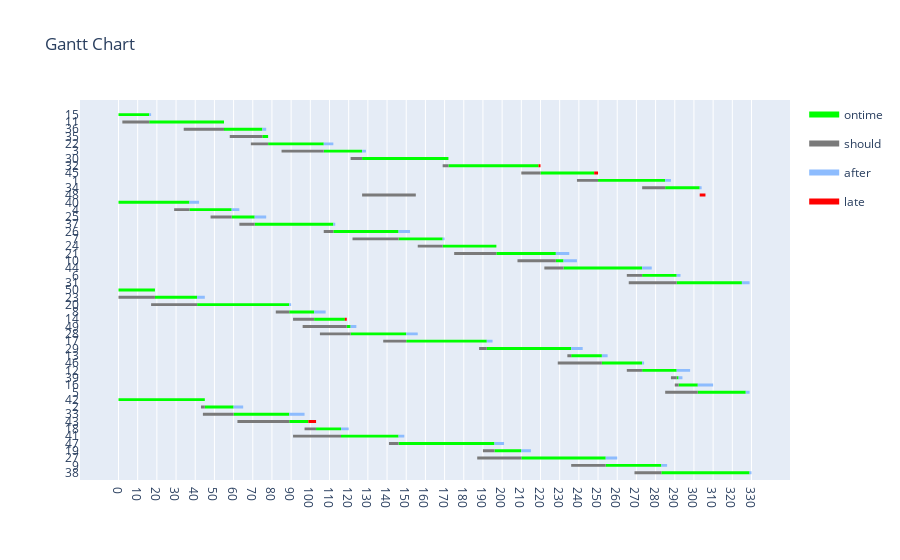

Here is the notebook cell this chart was saved with:
### Code cell
plot_result('./input/mb/n50.txt', './output/mb/z50.txt')

### Figure 1 — Plotly figure (JSON) as saved in the notebook; plotly's stock layout.template omitted (floating-point values rounded to 4 significant figures; data arrays with more than 128 entries replaced by an {"elided": "..."} marker saying what was removed)
{"data": [{"fill": "toself", "fillcolor": "rgb(0, 255, 0)", "hoverinfo": "name", "legendgroup": "rgb(0, 255, 0)", "mode": "none", "name": "ontime", "type": "scatter", "x": {"elided": "244 int values"}, "y": {"elided": "244 float values"}}, {"fill": "toself", "fillcolor": "rgb(122, 122, 122)", "hoverinfo": "name", "legendgroup": "rgb(122, 122, 122)", "mode": "none", "name": "should", "type": "scatter", "x": {"elided": "249 int values"}, "y": {"elided": "249 float values"}}, {"fill": "toself", "fillcolor": "rgb(141, 188, 254)", "hoverinfo": "name", "legendgroup": "rgb(141, 188, 254)", "mode": "none", "name": "after", "type": "scatter", "x": {"elided": "224 int values"}, "y": {"elided": "224 float values"}}, {"fill": "toself", "fillcolor": "rgb(255, 0, 0)", "hoverinfo": "name", "legendgroup": "rgb(255, 0, 0)", "mode": "none", "name": "late", "type": "scatter", "x": [219, 220, 220, 219, 219, 248, 250, 250, 248, 248, 303, 306, 306, 303, 303, 118, 119, 119, 118, 118, 99, 103, 103, 99], "y": [41.8, 41.8, 42.2, 42.2, null, 40.8, 40.8, 41.2, 41.2, null, 37.8, 37.8, 38.2, 38.2, null, 20.8, 20.8, 21.2, 21.2, null, 6.8, 6.8, 7.2, 7.2]}, {"legendgroup": "rgb(0, 255, 0)", "marker": {"color": "rgb(0, 255, 0)", "opacity": 0, "size": 1}, "mode": "markers", "name": "", "showlegend": false, "text": [null, null, null, null, null, null, null, null, null, null, null, null, null, null, null, null, null, null, null, null, null, null, null, null, null, null, null, null, null, null, null, null, null, null, null, null, null, null, null, null, null, null, null, null, null, null, null, null, null, null, null, null, null, null, null, null, null, null, null, null, null, null, null, null, null, null, null, null, null, null, null, null, null, null, null, null, null, null, null, null, null, null, null, null, null, null, null, null, null, null, null, null, null, null, null, null, null, null], "type": "scatter", "x": [0, 16, 16, 55, 55, 75, 75, 78, 78, 107, 107, 127, 127, 172, 172, 219, 220, 248, 250, 285, 285, 303, 0, 37, 37, 59, 59, 71, 71, 112, 112, 146, 146, 169, 169, 197, 197, 228, 228, 232, 232, 273, 273, 291, 291, 325, 0, 19, 19, 41, 41, 89, 89, 102, 102, 118, 119, 121, 121, 150, 150, 192, 192, 236, 236, 252, 252, 273, 273, 291, 291, 292, 292, 302, 302, 327, 0, 45, 45, 60, 60, 89, 89, 99, 103, 116, 116, 146, 146, 196, 196, 210, 210, 254, 254, 283, 283, 329], "y": [49, 49, 48, 48, 47, 47, 46, 46, 45, 45, 44, 44, 43, 43, 42, 42, 41, 41, 40, 40, 39, 39, 37, 37, 36, 36, 35, 35, 34, 34, 33, 33, 32, 32, 31, 31, 30, 30, 29, 29, 28, 28, 27, 27, 26, 26, 25, 25, 24, 24, 23, 23, 22, 22, 21, 21, 20, 20, 19, 19, 18, 18, 17, 17, 16, 16, 15, 15, 14, 14, 13, 13, 12, 12, 11, 11, 10, 10, 9, 9, 8, 8, 7, 7, 6, 6, 5, 5, 4, 4, 3, 3, 2, 2, 1, 1, 0, 0]}, {"legendgroup": "rgb(122, 122, 122)", "marker": {"color": "rgb(122, 122, 122)", "opacity": 0, "size": 1}, "mode": "markers", "name": "", "showlegend": false, "text": [null, null, null, null, null, null, null, null, null, null, null, null, null, null, null, null, null, null, null, null, null, null, null, null, null, null, null, null, null, null, null, null, null, null, null, null, null, null, null, null, null, null, null, null, null, null, null, null, null, null, null, null, null, null, null, null, null, null, null, null, null, null, null, null, null, null, null, null, null, null, null, null, null, null, null, null, null, null, null, null, null, null, null, null, null, null, null, null, null, null, null, null, null, null, null, null, null, null, null, null], "type": "scatter", "x": [0, 0, 2, 16, 34, 55, 58, 75, 69, 78, 85, 107, 121, 127, 169, 172, 210, 220, 239, 250, 273, 285, 127, 155, 0, 0, 29, 37, 48, 59, 63, 71, 107, 112, 122, 146, 156, 169, 175, 197, 208, 228, 222, 232, 265, 273, 266, 291, 0, 0, 0, 19, 17, 41, 82, 89, 91, 102, 96, 119, 105, 121, 138, 150, 188, 192, 234, 236, 229, 252, 265, 273, 288, 291, 290, 292, 285, 302, 0, 0, 43, 45, 44, 60, 62, 89, 97, 103, 91, 116, 141, 146, 190, 196, 187, 210, 236, 254, 269, 283], "y": [49, 49, 48, 48, 47, 47, 46, 46, 45, 45, 44, 44, 43, 43, 42, 42, 41, 41, 40, 40, 39, 39, 38, 38, 37, 37, 36, 36, 35, 35, 34, 34, 33, 33, 32, 32, 31, 31, 30, 30, 29, 29, 28, 28, 27, 27, 26, 26, 25, 25, 24, 24, 23, 23, 22, 22, 21, 21, 20, 20, 19, 19, 18, 18, 17, 17, 16, 16, 15, 15, 14, 14, 13, 13, 12, 12, 11, 11, 10, 10, 9, 9, 8, 8, 7, 7, 6, 6, 5, 5, 4, 4, 3, 3, 2, 2, 1, 1, 0, 0]}, {"legendgroup": "rgb(141, 188, 254)", "marker": {"color": "rgb(141, 188, 254)", "opacity": 0, "size": 1}, "mode": "markers", "name": "", "showlegend": false, "text": [null, null, null, null, null, null, null, null, null, null, null, null, null, null, null, null, null, null, null, null, null, null, null, null, null, null, null, null, null, null, null, null, null, null, null, null, null, null, null, null, null, null, null, null, null, null, null, null, null, null, null, null, null, null, null, null, null, null, null, null, null, null, null, null, null, null, null, null, null, null, null, null, null, null, null, null, null, null, null, null, null, null, null, null, null, null, null, null, null, null], "type": "scatter", "x": [16, 17, 55, 55, 75, 77, 78, 78, 107, 112, 127, 129, 172, 172, 285, 288, 303, 304, 37, 42, 59, 63, 71, 77, 112, 113, 146, 152, 169, 170, 197, 197, 228, 235, 232, 239, 273, 278, 291, 293, 325, 329, 19, 19, 41, 45, 89, 90, 102, 108, 121, 124, 150, 156, 192, 195, 236, 242, 252, 255, 273, 274, 291, 298, 292, 294, 302, 310, 327, 329, 45, 45, 60, 65, 89, 97, 116, 120, 146, 149, 196, 201, 210, 215, 254, 260, 283, 286, 329, 330], "y": [49, 49, 48, 48, 47, 47, 46, 46, 45, 45, 44, 44, 43, 43, 40, 40, 39, 39, 37, 37, 36, 36, 35, 35, 34, 34, 33, 33, 32, 32, 31, 31, 30, 30, 29, 29, 28, 28, 27, 27, 26, 26, 25, 25, 24, 24, 23, 23, 22, 22, 20, 20, 19, 19, 18, 18, 17, 17, 16, 16, 15, 15, 14, 14, 13, 13, 12, 12, 11, 11, 10, 10, 9, 9, 8, 8, 6, 6, 5, 5, 4, 4, 3, 3, 2, 2, 1, 1, 0, 0]}, {"legendgroup": "rgb(255, 0, 0)", "marker": {"color": "rgb(255, 0, 0)", "opacity": 0, "size": 1}, "mode": "markers", "name": "", "showlegend": false, "text": [null, null, null, null, null, null, null, null, null, null], "type": "scatter", "x": [219, 220, 248, 250, 303, 306, 118, 119, 99, 103], "y": [42, 42, 41, 41, 38, 38, 21, 21, 7, 7]}], "layout": {"autosize": true, "hovermode": "closest", "showlegend": true, "title": {"text": "Gantt Chart"}, "xaxis": {"autorange": true, "range": [-19.42, 349.4], "showgrid": true, "tickformat": "%L", "ticktext": [0, 10, 20, 30, 40, 50, 60, 70, 80, 90, 100, 110, 120, 130, 140, 150, 160, 170, 180, 190, 200, 210, 220, 230, 240, 250, 260, 270, 280, 290, 300, 310, 320, 330], "tickvals": [0, 10, 20, 30, 40, 50, 60, 70, 80, 90, 100, 110, 120, 130, 140, 150, 160, 170, 180, 190, 200, 210, 220, 230, 240, 250, 260, 270, 280, 290, 300, 310, 320, 330], "type": "linear", "zeroline": false}, "yaxis": {"autorange": false, "range": [-1, 51], "showgrid": false, "ticktext": ["38", "9", "27", "19", "47", "41", "18", "43", "33", "2", "42", "5", "16", "39", "12", "46", "13", "29", "17", "28", "49", "14", "8", "20", "23", "50", "31", "6", "44", "10", "21", "24", "7", "26", "37", "25", "4", "40", "48", "34", "1", "45", "32", "30", "3", "22", "35", "36", "11", "15"], "tickvals": [0, 1, 2, 3, 4, 5, 6, 7, 8, 9, 10, 11, 12, 13, 14, 15, 16, 17, 18, 19, 20, 21, 22, 23, 24, 25, 26, 27, 28, 29, 30, 31, 32, 33, 34, 35, 36, 37, 38, 39, 40, 41, 42, 43, 44, 45, 46, 47, 48, 49], "type": "linear", "zeroline": false}}}
